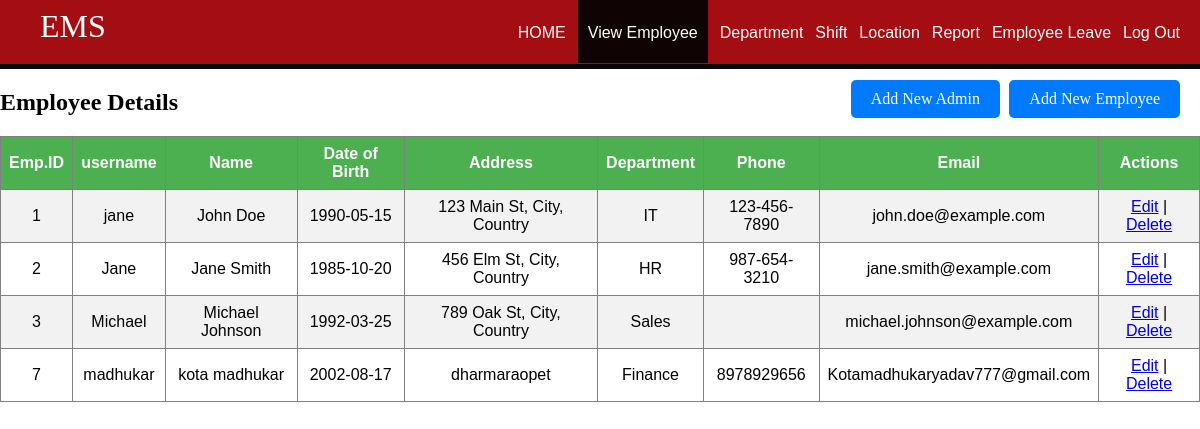
Screenshot of /view_employees.php with the database file from the repository.
### tables this page shows
CREATE TABLE `employees` (
  `id` int(11) NOT NULL AUTO_INCREMENT,
  `username` varchar(100) NOT NULL,
  `firstname` varchar(100) NOT NULL,
  `lastname` varchar(100) NOT NULL,
  `gender` varchar(10) NOT NULL,
  `dob` date NOT NULL,
  `address` varchar(255) NOT NULL,
  `department` varchar(100) NOT NULL,
  `shift` varchar(50) NOT NULL,
  `phone` varchar(20) NOT NULL,
  `email` varchar(100) NOT NULL,
  `password` varchar(255) NOT NULL,
  PRIMARY KEY (`id`)
);

### view_employees.php (the view, shortened to what this page needs)
<!DOCTYPE html>
<html lang="en">
<head>
    <link rel="stylesheet" href="styleemplogin.css">
</head>
<body>
    <header>
        <nav>
            <h1>EMS</h1>
            <ul id="navli">
            <li><a class="homeblack" href="aloginwel.php">HOME</a></li>
                <li><a class="homered" href="view_employees.php">View Employee</a></li>
                <li><a class="homeblack" href="add_department.php">Department</a></li>
                <li><a class="homeblack" href="add_shift.php">Shift</a></li>
                <li><a class="homeblack" href="location.php">Location</a></li>
                <li><a class="homeblack" href="report.php">Report</a></li>
                <li><a class="homeblack" href="empleave.php">Employee Leave</a></li>
                <li><a class="homeblack" href="logout.php" onClick="return confirm('Are you sure you want to logout?')">Log Out</a></li>
            </ul>
        </nav>
    </header>
    <div class="divider"></div>
    <div class="container">
    <?php
        $servername = "localhost";
        $username = "root";
        $password = "";
        $dbname = "db";
        $conn = new mysqli($servername, $username, $password, $dbname);
        $sql = "SELECT * FROM employees";
        $result = $conn->query($sql);
        if ($result->num_rows > 0) {
            echo "<h2>Employee Details</h2>";
            echo "<table border='1'>";
            echo "<tr><th>Emp.ID</th><th>username</th><th>Name</th><th>Date of Birth</th><th>Address</th><th>Department</th><th>Phone</th><th>Email</th><th>Actions</th></tr>";
            while ($row = $result->fetch_assoc()) {
                echo "<tr>";
                echo "<td>" . $row["id"] . "</td>";
                echo "<td>" . $row["username"]   ."</td>";
                echo "<td>" . $row["firstname"] . "  " . $row["lastname"] . "</td>";
                echo "<td>" . $row["dob"] . "</td>";
                echo "<td>" . $row["address"] . "</td>";
                echo "<td>" . $row["department"] . "</td>";
                echo "<td>" . $row["phone"] . "</td>";
                echo "<td>" . $row["email"] . "</td>";
                echo "<td><a href=\"edit.php?id=$row[id]\">Edit</a> | <a href=\"delete.php?id=$row[id]\" onClick=\"return confirm('Are you sure you want to delete?')\">Delete</a></td>";
                echo "</tr>";
            }
            echo "</table>";
        } else {
            echo "No employees found.";
        }
        ?>
    </div>
    <div class="add-employee-button">
        <a href="add_employee.php" class="button">Add New Employee</a>
    </div>
    <div class="add-admin-button">
        <a href="add_admin.php" class="button">Add New Admin</a>
    </div>
</body>
</html>

### styleemplogin.css (style rules this page uses)
body { margin: 0px; }
header { background:rgb(164, 13, 18); color: white; padding: 8px 20px 6px 40px; height: 50px; }
header h1 { display: inline; font-family: 'Lobster', cursive; font-weight: 400; font-size: 32px; float: left; margin-top: 0px; margin-right: 10px; }
nav ul { display: inline; padding: 0px; float: right; }
nav ul li { display: inline-block; list-style-type: none; color: white; float: left; margin-left: 12px; }
nav ul li a { color: white; text-decoration: none; }
#navli { font-family: 'Montserrat', sans-serif; }
.homered { background-color: rgb(15, 3, 3); padding: 30px 10px 22px 10px; }
.divider { background-color: rgb(12, 5, 5); height: 5px; }
table { margin: 0px; border-collapse: collapse; width: 100%; font-family: 'Montserrat', sans-serif; }
th, td { text-align: center; padding: 8px; }
tr:nth-child(even) { background-color: #f2f2f2 }
th { background-color: #4CAF50; color: white; }

### view_employees.php (style rules this page uses)
.add-employee-button { position:absolute; top: 80px; right: 20px; z-index: 1000; }
.add-employee-button a.button { display: inline-block; padding: 10px 20px; background-color: #007bff; color: #ffffff; text-decoration: none; border-radius: 5px; }
.add-admin-button { position:absolute; top: 80px; right: 200px; z-index: 1000; }
.add-admin-button a.button { display: inline-block; padding: 10px 20px; background-color: #007bff; color: #ffffff; text-decoration: none; border-radius: 5px; }

### rows the page displays
employees: id "1", username "jane", firstname "John", lastname "Doe", dob "1990-05-15", address "123 Main St, City, Country", department "IT", phone "123-456-7890", email "john.doe@example.com"
employees: id "2", username "Jane", firstname "Jane", lastname "Smith", dob "1985-10-20", address "456 Elm St, City, Country", department "HR", phone "987-654-3210", email "jane.smith@example.com"
employees: id "3", username "Michael", firstname "Michael", lastname "Johnson", dob "1992-03-25", address "789 Oak St, City, Country", department "Sales", email "michael.johnson@example.com"
employees: id "7", username "madhukar", firstname "kota", lastname "madhukar", dob "2002-08-17", address "dharmaraopet", department "Finance", phone "8978929656", email "Kotamadhukaryadav777@gmail.com"
